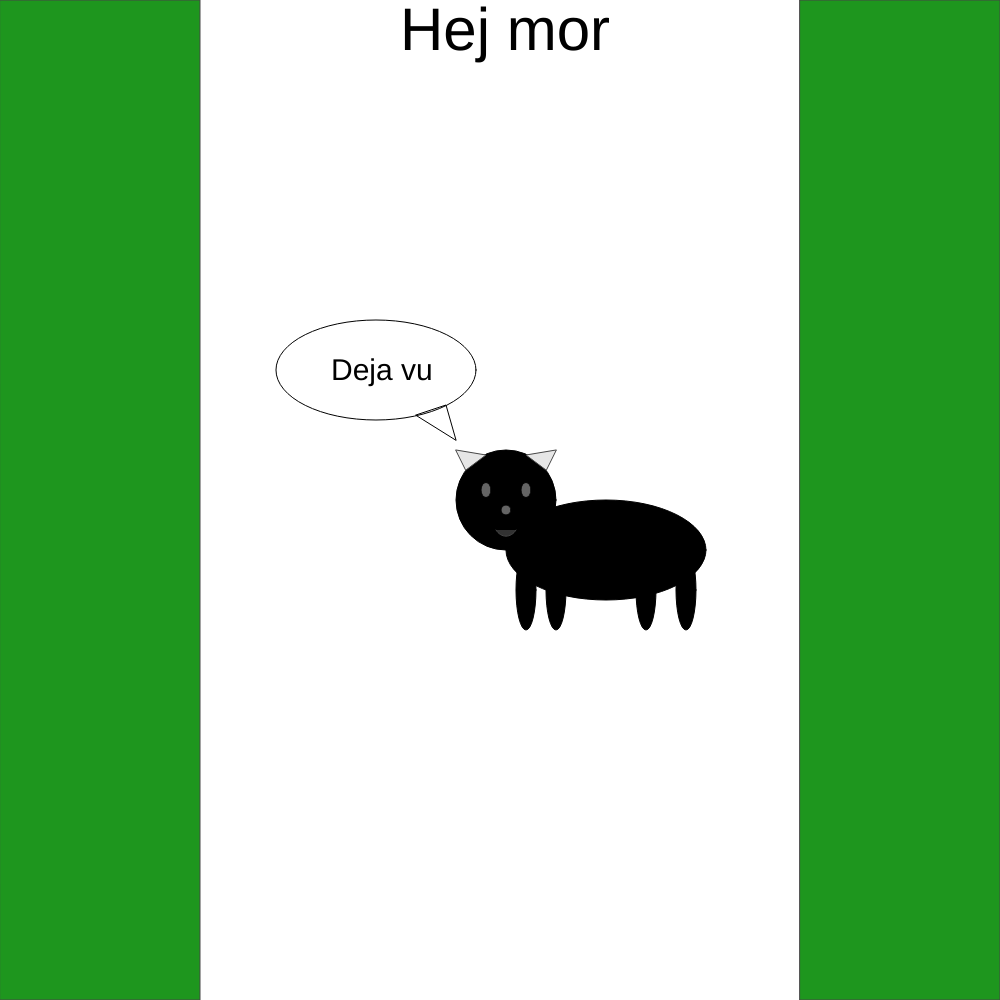
Frame 1 (no input)
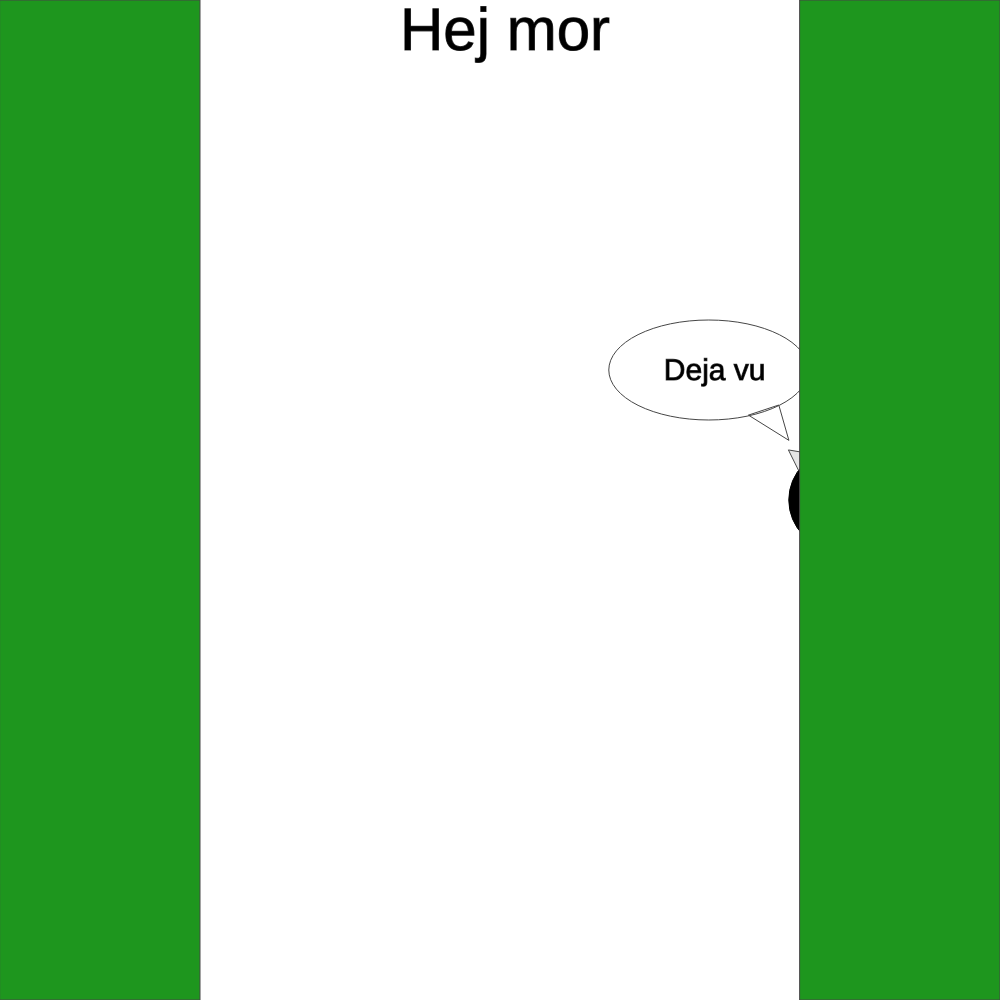
Frame 60 (no input)
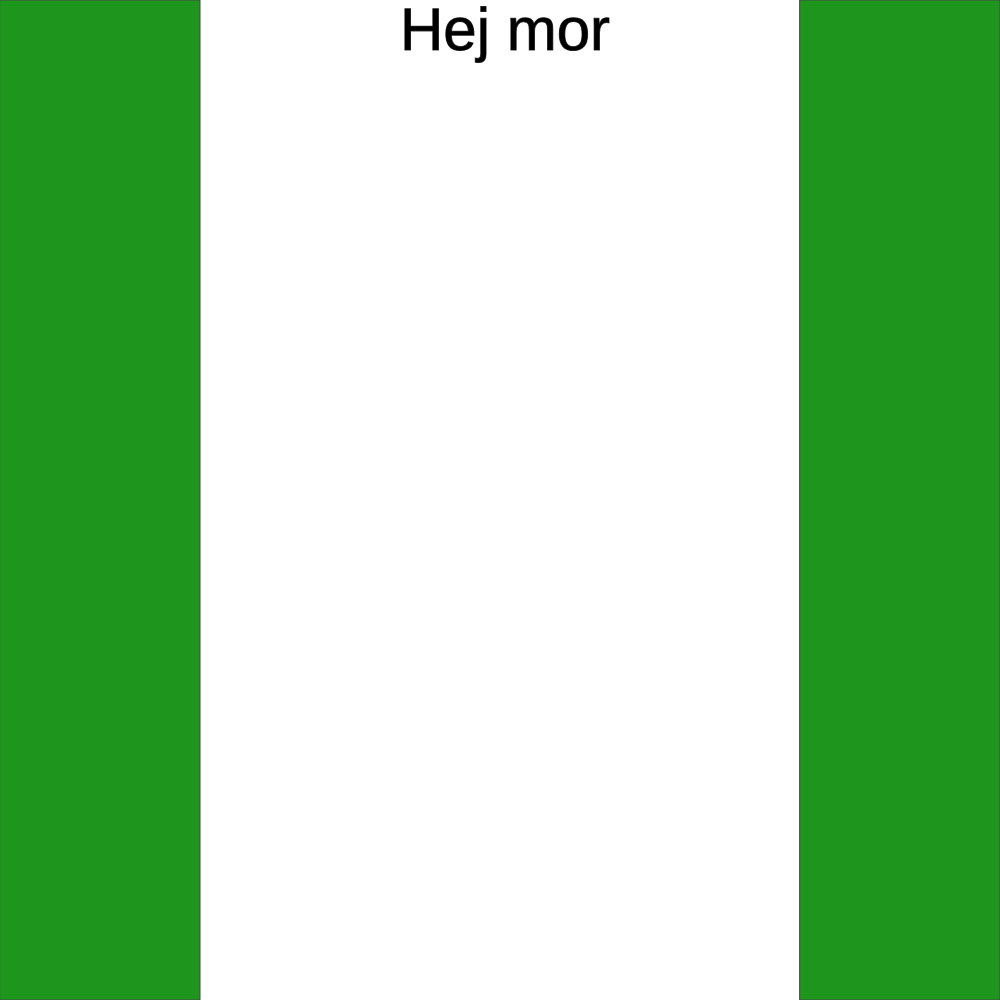
Frame 120 (the mouse pressed at the canvas centre since frame 60)

The p5.js sketch that drew these frames (run headless with seeded random() and noise() and a simulated clock; from frame 60 on, the mouse is pressed at the canvas centre):

// p5.js sketch
// ── sketch.js
function setup() {
console.log("Hello World");
createCanvas(1000,1000);
background(255)

}

function draw() {
 background(255)
 
//Text
 textSize(60);
 fill(0)
 text("Hej mor",400,50)
 
//Tale bobel
 noFill()
 ellipse(370 + sin(frameCount * 0.01  ) * 600,370,200,100)
 noFill();
 triangle(410+ sin(frameCount * 0.01  ) * 600,415,440+ sin(frameCount * 0.01  ) * 600,405,450+ sin(frameCount * 0.01  ) * 600,440)
 textSize(30);
 fill(0)
 text("Deja vu",325 + sin(frameCount * 0.01  ) * 600,380)
 
 
//legs (front to back)
 fill(0)
 ellipse(520 + sin(frameCount * 0.01  ) * 600,590,20,80)
 ellipse(550 + sin(frameCount * 0.01  ) * 600,590,20,80)
 ellipse(640 + sin(frameCount * 0.01  ) * 600,590,20,80)
 ellipse(680 + sin(frameCount * 0.01  ) * 600,590,20,80)

//body
 stroke(0)
 ellipse(600 + sin(frameCount * 0.01  ) * 600,550,200,100)

//Head
 fill(0)
 stroke(0)
 ellipse(500 + sin(frameCount * 0.01  ) * 600,500,100,100)
//Eyes
 fill(100)
 ellipse(480 + sin(frameCount * 0.01  ) * 600,490,10,15)
 
 fill(100)
 ellipse(520 + sin(frameCount * 0.01  ) * 600,490,10,15)
//Nose
 fill(100)
 ellipse(500 + sin(frameCount * 0.01  ) * 600,510,10,10)
//Ears
 stroke(70)
 fill(230)
 triangle(460 + sin(frameCount * 0.01  ) * 600,470,480 + sin(frameCount * 0.01  ) * 600,455,450 + sin(frameCount * 0.01  ) * 600,450);
 triangle(540 + sin(frameCount * 0.01  ) * 600,470,520 + sin(frameCount * 0.01  ) * 600,455,550 + sin(frameCount * 0.01  ) * 600,450)
//Mouth
 fill(50)
 curve(480 + sin(frameCount * 0.01  ) * 600,480,490 + sin(frameCount * 0.01  ) * 600,530,510 + sin(frameCount * 0.01  ) * 600,530,520 + sin(frameCount * 0.01  ) * 600,480)
 
//Walls
 fill(30,150,30)
 rect(0,0,200,1000)

 fill(30,150,30)
 rect(800,0,200,1000)


}
